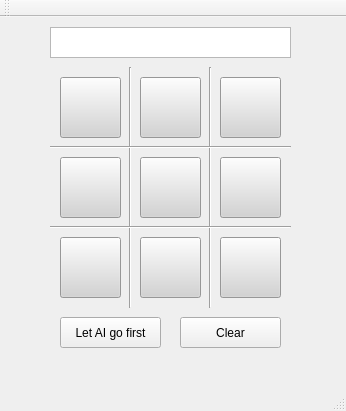
<?xml version="1.0" encoding="UTF-8"?>
<ui version="4.0">
 <class>MainWindow</class>
 <widget class="QMainWindow" name="MainWindow">
  <property name="geometry">
   <rect>
    <x>0</x>
    <y>0</y>
    <width>346</width>
    <height>411</height>
   </rect>
  </property>
  <property name="windowTitle">
   <string>tictactoe</string>
  </property>
  <widget class="QWidget" name="centralWidget">
   <widget class="QPushButton" name="pushButton">
    <property name="geometry">
     <rect>
      <x>60</x>
      <y>60</y>
      <width>61</width>
      <height>61</height>
     </rect>
    </property>
    <property name="autoFillBackground">
     <bool>false</bool>
    </property>
    <property name="styleSheet">
     <string notr="true">background-color: rgb(211, 211, 211);</string>
    </property>
    <property name="text">
     <string/>
    </property>
   </widget>
   <widget class="QPushButton" name="pushButton_2">
    <property name="geometry">
     <rect>
      <x>140</x>
      <y>60</y>
      <width>61</width>
      <height>61</height>
     </rect>
    </property>
    <property name="styleSheet">
     <string notr="true">background-color: rgb(211, 211, 211);</string>
    </property>
    <property name="text">
     <string/>
    </property>
   </widget>
   <widget class="QPushButton" name="pushButton_3">
    <property name="geometry">
     <rect>
      <x>220</x>
      <y>60</y>
      <width>61</width>
      <height>61</height>
     </rect>
    </property>
    <property name="styleSheet">
     <string notr="true">background-color: rgb(211, 211, 211);</string>
    </property>
    <property name="text">
     <string/>
    </property>
   </widget>
   <widget class="Line" name="line">
    <property name="geometry">
     <rect>
      <x>120</x>
      <y>50</y>
      <width>20</width>
      <height>241</height>
     </rect>
    </property>
    <property name="orientation">
     <enum>Qt::Vertical</enum>
    </property>
   </widget>
   <widget class="QPushButton" name="pushButton_4">
    <property name="geometry">
     <rect>
      <x>60</x>
      <y>140</y>
      <width>61</width>
      <height>61</height>
     </rect>
    </property>
    <property name="styleSheet">
     <string notr="true">background-color: rgb(211, 211, 211);</string>
    </property>
    <property name="text">
     <string/>
    </property>
   </widget>
   <widget class="QPushButton" name="pushButton_5">
    <property name="geometry">
     <rect>
      <x>140</x>
      <y>140</y>
      <width>61</width>
      <height>61</height>
     </rect>
    </property>
    <property name="styleSheet">
     <string notr="true">background-color: rgb(211, 211, 211);</string>
    </property>
    <property name="text">
     <string/>
    </property>
   </widget>
   <widget class="QPushButton" name="pushButton_6">
    <property name="geometry">
     <rect>
      <x>220</x>
      <y>140</y>
      <width>61</width>
      <height>61</height>
     </rect>
    </property>
    <property name="styleSheet">
     <string notr="true">background-color: rgb(211, 211, 211);</string>
    </property>
    <property name="text">
     <string/>
    </property>
   </widget>
   <widget class="QPushButton" name="pushButton_7">
    <property name="geometry">
     <rect>
      <x>60</x>
      <y>220</y>
      <width>61</width>
      <height>61</height>
     </rect>
    </property>
    <property name="styleSheet">
     <string notr="true">background-color: rgb(211, 211, 211);</string>
    </property>
    <property name="text">
     <string/>
    </property>
   </widget>
   <widget class="QPushButton" name="pushButton_8">
    <property name="geometry">
     <rect>
      <x>140</x>
      <y>220</y>
      <width>61</width>
      <height>61</height>
     </rect>
    </property>
    <property name="styleSheet">
     <string notr="true">background-color: rgb(211, 211, 211);</string>
    </property>
    <property name="text">
     <string/>
    </property>
   </widget>
   <widget class="QPushButton" name="pushButton_9">
    <property name="geometry">
     <rect>
      <x>220</x>
      <y>220</y>
      <width>61</width>
      <height>61</height>
     </rect>
    </property>
    <property name="styleSheet">
     <string notr="true">background-color: rgb(211, 211, 211);</string>
    </property>
    <property name="text">
     <string/>
    </property>
   </widget>
   <widget class="Line" name="line_2">
    <property name="geometry">
     <rect>
      <x>200</x>
      <y>50</y>
      <width>20</width>
      <height>241</height>
     </rect>
    </property>
    <property name="orientation">
     <enum>Qt::Vertical</enum>
    </property>
   </widget>
   <widget class="Line" name="line_3">
    <property name="geometry">
     <rect>
      <x>50</x>
      <y>120</y>
      <width>241</width>
      <height>20</height>
     </rect>
    </property>
    <property name="orientation">
     <enum>Qt::Horizontal</enum>
    </property>
   </widget>
   <widget class="Line" name="line_4">
    <property name="geometry">
     <rect>
      <x>50</x>
      <y>200</y>
      <width>241</width>
      <height>20</height>
     </rect>
    </property>
    <property name="orientation">
     <enum>Qt::Horizontal</enum>
    </property>
   </widget>
   <widget class="QTextBrowser" name="textBrowser">
    <property name="geometry">
     <rect>
      <x>50</x>
      <y>10</y>
      <width>241</width>
      <height>31</height>
     </rect>
    </property>
   </widget>
   <widget class="QPushButton" name="pushButton_10">
    <property name="geometry">
     <rect>
      <x>60</x>
      <y>300</y>
      <width>101</width>
      <height>31</height>
     </rect>
    </property>
    <property name="text">
     <string>Let AI go first</string>
    </property>
   </widget>
   <widget class="QPushButton" name="pushButton_11">
    <property name="geometry">
     <rect>
      <x>180</x>
      <y>300</y>
      <width>101</width>
      <height>31</height>
     </rect>
    </property>
    <property name="text">
     <string>Clear</string>
    </property>
   </widget>
  </widget>
  <widget class="QMenuBar" name="menuBar">
   <property name="geometry">
    <rect>
     <x>0</x>
     <y>0</y>
     <width>346</width>
     <height>23</height>
    </rect>
   </property>
  </widget>
  <widget class="QToolBar" name="mainToolBar">
   <attribute name="toolBarArea">
    <enum>TopToolBarArea</enum>
   </attribute>
   <attribute name="toolBarBreak">
    <bool>false</bool>
   </attribute>
  </widget>
  <widget class="QStatusBar" name="statusBar"/>
 </widget>
 <layoutdefault spacing="6" margin="11"/>
 <resources/>
 <connections/>
</ui>
